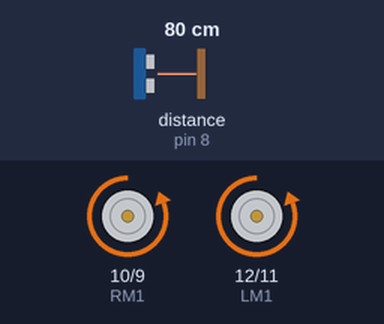
This sketch was run on a simulated Arduino Uno, built with avr-gcc and run on an emulated ATmega328P. On the bench: motor-driver pin pairs drawn as motors (green arrow = first pin HIGH = forward, orange = second pin HIGH = backward, longer = more drive, scaled by the enable pin). Wiring (inferred from the names in the program): ultrasonic range finder: trigger pin 7; echo pin 8. The test bench sets the inputs (shaded band); at power-on: distance to the obstacle (sensor on pin 8) 80 cm. The echo pulse lasts 58.3 µs per cm.

Above: at 0.3 s.
At 0.8 s:
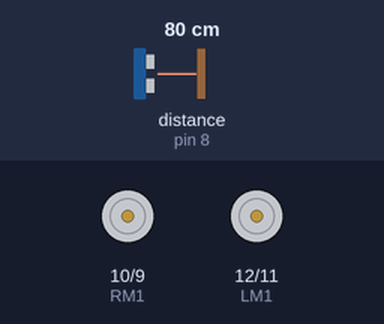
Timing chart, 0 to 2.3 s (numbered marks = the images above):
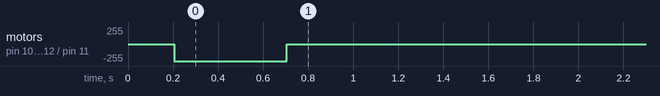

Measured:
- by itself, motor on pin 10 (RM1) / pin 9 (RM2), motor on pin 12 (LM1) / pin 11 (LM2): stopped → backward 255/255 at 0.21 s, → stopped 0.50 s later

The sketch:

Story_9.ino
```cpp
// Story 9 - Cliff Detection

// Motor pins
const int LM1 = 12;
const int LM2 = 11;
const int RM1 = 10;
const int RM2 = 9;

// PWM speed pins
const int LEFT_SPEED = 5;
const int RIGHT_SPEED = 6;

// Downward-facing ultrasonic sensor
const int trigPin = 7;
const int echoPin = 8;

bool stopped = false;

void setup()
{
  pinMode(LM1, OUTPUT);
  pinMode(LM2, OUTPUT);
  pinMode(RM1, OUTPUT);
  pinMode(RM2, OUTPUT);

  pinMode(LEFT_SPEED, OUTPUT);
  pinMode(RIGHT_SPEED, OUTPUT);

  pinMode(trigPin, OUTPUT);
  pinMode(echoPin, INPUT);
}

void loop()
{
  if (stopped)
  {
    stopMotors();
    return;
  }

  long groundDistance = getGroundDistance();

  if (groundDistance > 12)
  {
    stopMotors();
    delay(200);

    reverse();
    delay(500);

    stopMotors();

    stopped = true;
  }
  else
  {
    forward();
  }
}

// Measure distance to the ground
long getGroundDistance()
{
  digitalWrite(trigPin, LOW);
  delayMicroseconds(2);

  digitalWrite(trigPin, HIGH);
  delayMicroseconds(10);
  digitalWrite(trigPin, LOW);

  long duration = pulseIn(echoPin, HIGH);

  return duration * 0.034 / 2;
}

// Forward
void forward()
{
  digitalWrite(LM1, HIGH);
  digitalWrite(LM2, LOW);

  digitalWrite(RM1, HIGH);
  digitalWrite(RM2, LOW);

  analogWrite(LEFT_SPEED, 255);
  analogWrite(RIGHT_SPEED, 255);
}

// Reverse
void reverse()
{
  digitalWrite(LM1, LOW);
  digitalWrite(LM2, HIGH);

  digitalWrite(RM1, LOW);
  digitalWrite(RM2, HIGH);

  analogWrite(LEFT_SPEED, 255);
  analogWrite(RIGHT_SPEED, 255);
}

// Stop
void stopMotors()
{
  analogWrite(LEFT_SPEED, 0);
  analogWrite(RIGHT_SPEED, 0);

  digitalWrite(LM1, LOW);
  digitalWrite(LM2, LOW);

  digitalWrite(RM1, LOW);
  digitalWrite(RM2, LOW);
}
```
